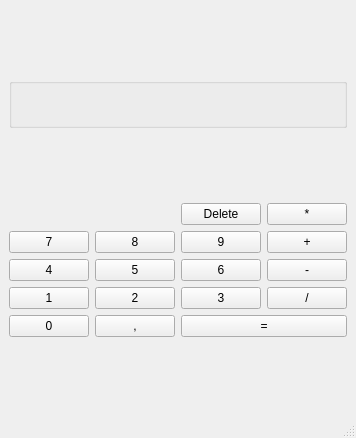
<?xml version="1.0" encoding="UTF-8"?>
<ui version="4.0">
 <class>MainWindow</class>
 <widget class="QMainWindow" name="MainWindow">
  <property name="geometry">
   <rect>
    <x>0</x>
    <y>0</y>
    <width>338</width>
    <height>438</height>
   </rect>
  </property>
  <property name="windowTitle">
   <string>MainWindow</string>
  </property>
  <widget class="QWidget" name="centralwidget">
   <layout class="QGridLayout" name="gridLayout_3">
    <item row="1" column="0">
     <layout class="QGridLayout" name="gridLayout">
      <item row="5" column="2">
       <widget class="QPushButton" name="CMD6">
        <property name="text">
         <string>6</string>
        </property>
       </widget>
      </item>
      <item row="6" column="0">
       <widget class="QPushButton" name="CMD1">
        <property name="text">
         <string>1</string>
        </property>
       </widget>
      </item>
      <item row="3" column="0">
       <widget class="QPushButton" name="CMD7">
        <property name="text">
         <string>7</string>
        </property>
       </widget>
      </item>
      <item row="3" column="1">
       <widget class="QPushButton" name="CMD8">
        <property name="text">
         <string>8</string>
        </property>
       </widget>
      </item>
      <item row="6" column="2">
       <widget class="QPushButton" name="CMD3">
        <property name="text">
         <string>3</string>
        </property>
       </widget>
      </item>
      <item row="5" column="0">
       <widget class="QPushButton" name="CMD4">
        <property name="text">
         <string>4</string>
        </property>
       </widget>
      </item>
      <item row="5" column="1">
       <widget class="QPushButton" name="CMD5">
        <property name="text">
         <string>5</string>
        </property>
       </widget>
      </item>
      <item row="6" column="1">
       <widget class="QPushButton" name="CMD2">
        <property name="text">
         <string>2</string>
        </property>
       </widget>
      </item>
      <item row="3" column="2">
       <widget class="QPushButton" name="CMD9">
        <property name="text">
         <string>9</string>
        </property>
       </widget>
      </item>
      <item row="5" column="3">
       <widget class="QPushButton" name="CMDminus">
        <property name="text">
         <string>-</string>
        </property>
       </widget>
      </item>
      <item row="3" column="3">
       <widget class="QPushButton" name="CMDplus">
        <property name="text">
         <string>+</string>
        </property>
       </widget>
      </item>
      <item row="6" column="3">
       <widget class="QPushButton" name="CMDgeteilt">
        <property name="text">
         <string>/</string>
        </property>
       </widget>
      </item>
      <item row="9" column="0">
       <widget class="QPushButton" name="CMD0">
        <property name="text">
         <string>0</string>
        </property>
       </widget>
      </item>
      <item row="9" column="1">
       <widget class="QPushButton" name="CMDkomma">
        <property name="text">
         <string>,</string>
        </property>
       </widget>
      </item>
      <item row="0" column="2">
       <widget class="QPushButton" name="CMDback">
        <property name="text">
         <string>Delete</string>
        </property>
       </widget>
      </item>
      <item row="0" column="3">
       <widget class="QPushButton" name="CMDmal">
        <property name="text">
         <string>*</string>
        </property>
       </widget>
      </item>
      <item row="9" column="2" colspan="2">
       <widget class="QPushButton" name="CMDistgleich">
        <property name="text">
         <string>=</string>
        </property>
       </widget>
      </item>
     </layout>
    </item>
    <item row="0" column="0">
     <widget class="QGroupBox" name="groupBox">
      <property name="maximumSize">
       <size>
        <width>16777215</width>
        <height>50</height>
       </size>
      </property>
      <property name="title">
       <string/>
      </property>
      <layout class="QGridLayout" name="gridLayout_2">
       <item row="0" column="0">
        <widget class="QLabel" name="label">
         <property name="maximumSize">
          <size>
           <width>16777215</width>
           <height>16777215</height>
          </size>
         </property>
         <property name="text">
          <string/>
         </property>
        </widget>
       </item>
      </layout>
     </widget>
    </item>
   </layout>
  </widget>
  <widget class="QStatusBar" name="statusbar"/>
 </widget>
 <resources/>
 <connections/>
</ui>
